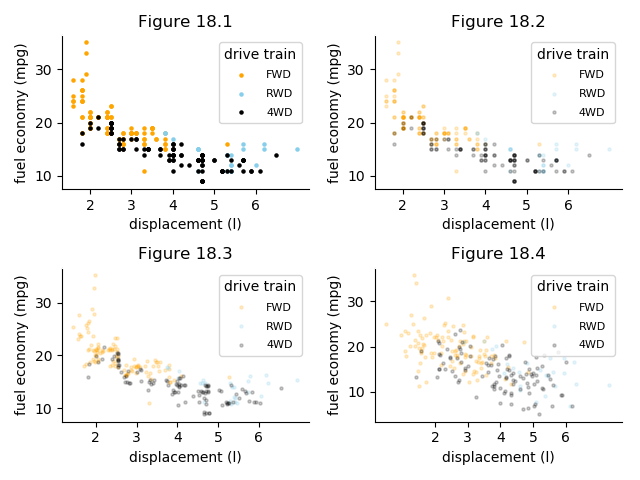

Source code (Python):
"""Spring 2019 COMSW 4995: Applied Machine Learning.

UNI: nl2643
Homework 1 Task 2.3

Reproduce 4 plots from https://serialmentor.com/dataviz/overlapping-points.html

"""

import matplotlib.pyplot as plt
import numpy as np
import csv
import pandas as pd


def obtainDataFromCSV(path):
    """Read csv and obtain data in format for plotting."""
    data = []
    with open('task2/mpg.csv') as f:
        csv_reader = csv.reader(f, delimiter=',')
        for row in csv_reader:
            data.append(row)
    datadict = {}
    for key in data[0]:
        datadict[key] = []
    for i in range(1, len(data)):
        for ix, key in enumerate(data[0]):
            datadict[key].append(data[i][ix])
    return datadict


def main():
    """Define main function."""
    data = obtainDataFromCSV('task2/mpg.csv')
    fig, ax = plt.subplots(2, 2)

    drv_short = ['f', 'r', '4']
    drv_long = ['FWD', 'RWD', '4WD']
    cdict = {0: 'orange', 1: 'skyblue', 2: 'black'}

    drv = np.array(data['drv'])
    cty = pd.to_numeric(np.array(data['cty']))
    displ = pd.to_numeric(np.array(data['displ']))

    # Plot  1
    for index, type in enumerate(drv_short):
        ix = np.where(drv == type)
        ax[0, 0].scatter(displ[ix[0]], cty[ix[0]],
                         c=cdict[index], label=drv_long[index], s=5)
    ax[0, 0].legend(title="drive train")
    ax[0, 0].set_ylabel('fuel economy (mpg)')
    ax[0, 0].set_xlabel('displacement (l)')
    ax[0, 0].set_xticks(np.arange(2, 7, 1))
    ax[0, 0].spines['right'].set_color('white')
    ax[0, 0].spines['top'].set_color('white')
    ax[0, 0].set_title('Figure 18.1')
    plt.setp(ax[0, 0].get_legend().get_texts(), fontsize='8')

    # Plot 2
    for index, type in enumerate(drv_short):
        ix = np.where(drv == type)
        ax[0, 1].scatter(displ[ix[0]], cty[ix[0]],
                         c=cdict[index], label=drv_long[index], s=5, alpha=0.2)
    ax[0, 1].legend(title="drive train")
    ax[0, 1].set_ylabel('fuel economy (mpg)')
    ax[0, 1].set_xlabel('displacement (l)')
    ax[0, 1].set_xticks(np.arange(2, 7, 1))
    ax[0, 1].spines['right'].set_color('white')
    ax[0, 1].spines['top'].set_color('white')
    ax[0, 1].set_title('Figure 18.2')
    plt.setp(ax[0, 1].get_legend().get_texts(), fontsize='8')

    # Plot 3
    displ_jitter = displ + np.random.randn(len(displ)) * 0.01 * (displ.max()
                                                                 - displ.min())
    cty_jitter = cty + np.random.randn(len(cty)) * 0.01 * (cty.max()
                                                           - cty.min())
    for index, type in enumerate(drv_short):
        ix = np.where(drv == type)
        ax[1, 0].scatter(displ_jitter[ix[0]], cty_jitter[ix[0]],
                         c=cdict[index], label=drv_long[index], s=5, alpha=0.2)
    ax[1, 0].legend(title="drive train")
    ax[1, 0].set_ylabel('fuel economy (mpg)')
    ax[1, 0].set_xlabel('displacement (l)')
    ax[1, 0].set_xticks(np.arange(2, 7, 1))
    ax[1, 0].spines['right'].set_color('white')
    ax[1, 0].spines['top'].set_color('white')
    ax[1, 0].set_title('Figure 18.3')
    plt.setp(ax[1, 0].get_legend().get_texts(), fontsize='8')

    # Plot 4
    displ_xjitter = displ + np.random.randn(len(displ)) * (displ.max()
                                                           - displ.min()) * .1
    cty_xjitter = cty + np.random.randn(len(cty)) * (cty.max()
                                                     - cty.min()) * .1
    for index, type in enumerate(drv_short):
        ix = np.where(drv == type)
        ax[1, 1].scatter(displ_xjitter[ix[0]], cty_xjitter[ix[0]],
                         c=cdict[index], label=drv_long[index], s=5, alpha=0.2)
    ax[1, 1].legend(title="drive train")
    ax[1, 1].set_ylabel('fuel economy (mpg)')
    ax[1, 1].set_xlabel('displacement (l)')
    ax[1, 1].set_xticks(np.arange(2, 7, 1))
    ax[1, 1].spines['right'].set_color('white')
    ax[1, 1].spines['top'].set_color('white')
    ax[1, 1].set_title('Figure 18.4')
    plt.setp(ax[1, 1].get_legend().get_texts(), fontsize='8')

    plt.tight_layout()
    plt.savefig('task2/task23.png')
    plt.show()


if __name__ == "__main__":
    main()
